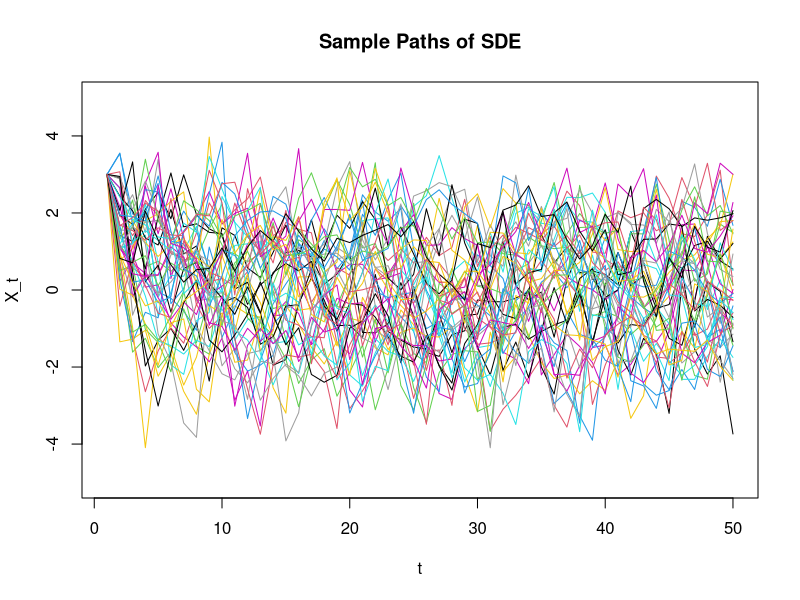
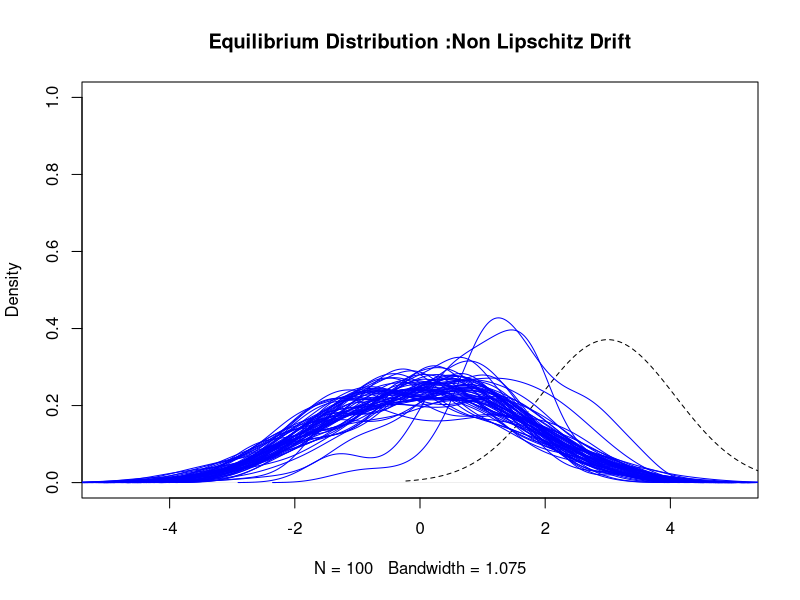

These charts were generated, in order, by the following R code: (Note: a time limit stopped this script after it produced the figures.)
## Euler-Maruyama Numerical Scheme for Non Lipschitz drift 
##To calculate the scaling constant in pdf 
samp = rnorm(1e5)
c = mean(abs(samp)^4)
## To calculate pdf of distribution 
pdf = function(t)
{
  return(exp(-(abs(t)^4)/4)/c) 
}
fooc = pdf(0)


##Calculates Gradient
grad_f = function(t)
{
  return(-t^3)
}

##Euler Maruyama to get solution paths 
Euler_Maruyama = function(x0, eps, sigma,n)
{
  x = numeric(n)
  x[1] = x0
  for( i in 2:n)
  {
    x[i] =  x[i-1]+ eps/2*grad_f(x[i-1])+ sigma*sqrt(eps)*rnorm(1)
  }
  return(x)
}
foo = Euler_Maruyama(x0=3 , eps = 0.1 , sigma = 3, n = 1000)
n = 1000
store_mat = matrix(0 , nrow = 100, ncol = n)

##To get equilibrium distribution 

for( i in 1:100)
{
  store_mat[i,] = Euler_Maruyama(x0=3 , eps = 0.1 , sigma = 3, n = n)
}

##Visualising the sample paths of the SDE 
t = seq(1 , 50)
plot( t , store_mat[1 , 1: 50], col = "black"  , lty = 1,
      main ='Sample Paths of SDE' , type ='l' , 
      ylim =c(-5,5) ,ylab = 'X_t')

for( i in 2:50)
{
  lines(store_mat[i, 1:50] , col = i)
  Sys.sleep(1)
}



v = seq(-4,4,length.out = 100)
##Plots to understand why it is called equilibrium distribution 
plot(density(store_mat[,1]) , col = "black"  , lty = 2 , 
     xlim = c(-5,5) , ylim = c(0 , 1), 
     main ='Equilibrium Distribution :Non Lipschitz Drift' )
for( i in 2:100)
{
  lines(density(store_mat[ ,i]) , col = 'blue')
  Sys.sleep(1)
}

lines(v, pdf(v), lty = 1 , lwd = 2 , col = 'red')
legend('topright' , legend = c('Euler-Maruyama' , 'Truth') , col = c('black' , 'red'), lty = 1 )

#Equilibrium distribution 
plot(density(store_mat[ ,-1]) , main = "Non-Lipschitz Eq" , ylim = c(0,0.5))
lines( v , pdf(v) , col = 'red') #true distribution 
legend('topright' , legend = c('Euler-Maruyama' , 'Truth') , col = c('black' , 'red'), lty = 1 )
